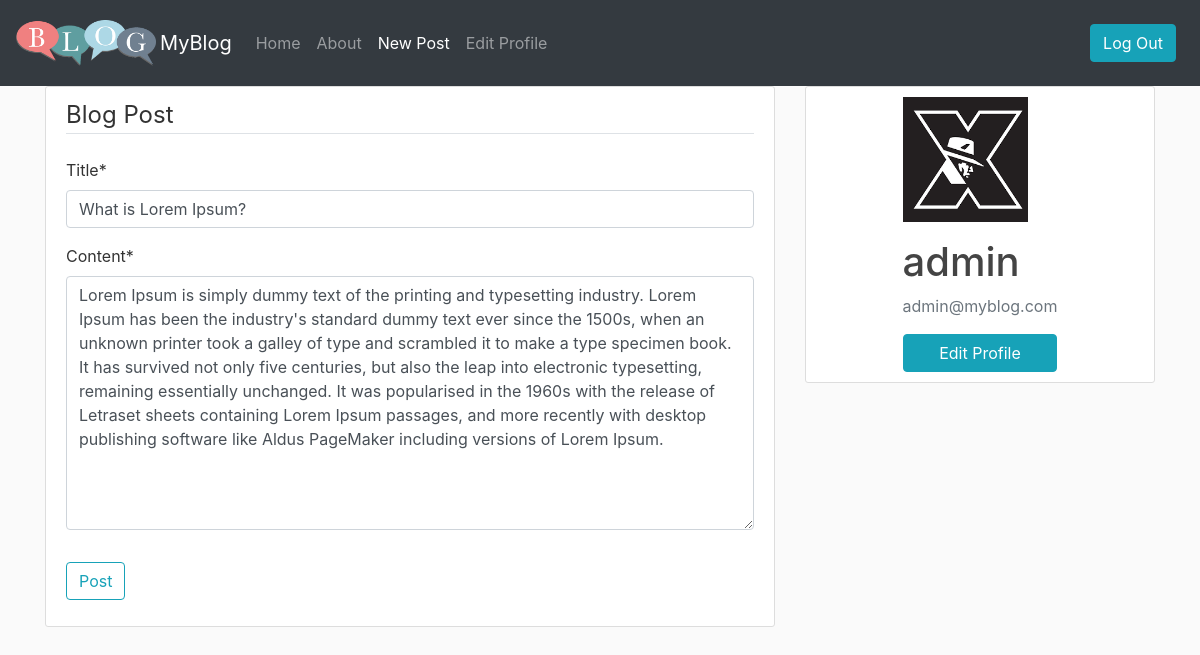
/post/30/update (signed in), run on the app's committed database.
### blog/models.py (models this page shows, shortened)
class Post(models.Model):
    title = models.CharField(max_length=100)
    content = models.TextField()
    date_posted = models.DateTimeField(default=timezone.now)
    author = models.ForeignKey(User,on_delete=models.CASCADE)
    likes = models.ManyToManyField(User,related_name='blog_post')

### users/models.py (models this page shows, shortened)
class Profile(models.Model):
    user = models.OneToOneField(User, on_delete=models.CASCADE)
    image = models.ImageField( default='default.png',upload_to='profile_pics')

### blog/views.py (the view, shortened to what this page needs)
# urls.py: path('post/<int:pk>/update', PostUpdateView.as_view(),name = 'post-update'),
class PostUpdateView(LoginRequiredMixin, UserPassesTestMixin, UpdateView):
    model  = Post
    fields = ['title', 'content']
    def test_func(self):
        post = self.get_object()
        if self.request.user == post.author:
            return True
        return False

### templates/blog/post_form.html (shortened to what this page needs)
{% extends "blog/base.html" %}
{% load crispy_forms_tags %}
{% block active_new %}active{% endblock %}
{% block content %}
    <div class="content-section">
        <form method="POST">
            <fieldset class="form-group">
                    <legend class="border-bottom mb-4">Blog Post</legend>
                    {{ form|crispy }}
            </fieldset>
            <div class="form-group">
                <button class="btn btn-outline-info" type="submit">Post</button>
            </div>
        </form>
    </div>
{% endblock  %}

### templates/blog/base.html (shortened to what this page needs)
{% load static %}
<!DOCTYPE html>
<html lang="en">
<head>
    <link rel="stylesheet" href="https://cdn.jsdelivr.net/npm/bootstrap@4.5.3/dist/css/bootstrap.min.css">
    <link rel="stylesheet" type="text/css" href="{% static 'blog/main.css' %}">
</head>
<body>
    <nav class="navbar navbar-expand-lg navbar-dark bg-dark">
        <img src="/media/blog.png" height="70px" width="140px" class="mr-1">
        <a class="navbar-brand" href="{% url 'blog-home' %}">MyBlog</a>
        <div class="collapse navbar-collapse" id="navbarSupportedContent">
          <ul class="navbar-nav mr-auto">
            <li class="nav-item {% block active_home %} {% endblock %}">
              <a class="nav-link" href="{% url 'blog-home' %}">Home <span class="sr-only">(current)</span></a>
            </li>
            <li class="nav-item {% block active_about %} {% endblock %}">
              <a class="nav-link" href="{% url 'blog-about' %}">About </a>
            </li>
            {% if request.user.is_authenticated %}
            <li class="nav-item {% block active_new %} {% endblock %}">
              <a class="nav-link" href="{% url 'post-create' %}">New Post</a>
            </li>
            <li class="nav-item {% block active_edit %} {% endblock %}">
              <a class="nav-link" href="{% url 'profile-update' %}">Edit Profile </a>
            </li>
            {% endif %}
          </ul>
          <ul class="navbar-nav">
            {% if request.user.is_authenticated %}
            <li class="nav-item">
              <a class="nav-link" href="{% url 'logout' %}"> <button class="btn btn-info my-2 my-sm-0" >Log Out</button></a>
            </li>
            {% endif %}
          </ul>
        </div>
      </nav>
      <main role="main" class="container">
        <div class="row">
          <div class="col-md-8">
            {% block content %}{% endblock %}
          </div>
          {% if request.user.is_authenticated %}
          <div class="col-md-4">
            <div class="d-flex justify-content-center content-section">
                <ul class="list-group">
                    <img class=" account-img" src="{{ user.profile.image.url }}">
                    <div class="media-body">
                      <h2 class="account-heading">{{ user.username }}</h2>
                      <p class="text-secondary">{{ user.email }}</p>
                    </div>
                    {% if request.user.is_authenticated %}
                      <a class="btn btn-info" href="{% url 'profile-update' %}">Edit Profile</a>
                    {% endif %}
                </ul>
            </div>
          </div>
          {% endif %}
        </div>
      </main>
</body>
</html>

### static/blog/main.css (style rules this page uses)
body { background: #fafafa; color: #333333; }
h1, h2, h3, h4, h5, h6 { color: #444444; }
ul { margin: 0; }
.content-section { background: #ffffff; padding: 10px 20px; border: 1px solid #dddddd; border-radius: 3px; margin-bottom: 20px; }
.account-img { height: 125px; width: 125px; margin-right: 20px; margin-bottom: 16px; }
.account-heading { font-size: 2.5rem; }

### data on the page
Post: title "What is Lorem Ipsum?", content "Lorem Ipsum is simply dummy text of the printing and typesetting industry. Lorem Ipsum has been the industry's standard dummy text ever since the 1500s, when an unknown printer took a galley of type and scrambled it to make a type specimen book. It has survived not only five centuries, but also the leap into electronic typesetting, remaining essentially unchanged. It was popularised in the 1960s with the release of Letraset sheets containing Lorem Ipsum passages, and more recently with desktop publishing software like Aldus PageMaker including versions of Lorem Ipsum."

### other printed values
{{ user.username }} "admin"
{{ user.email }} "admin@myblog.com"
